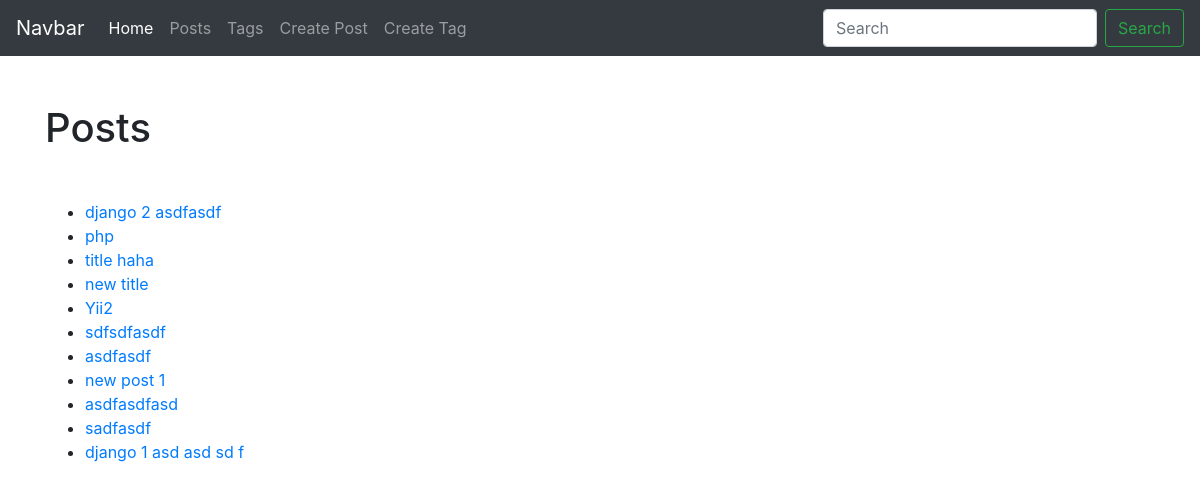
The page /blog/tag/ on the database its author committed.
### blog/models.py (models this page shows, shortened)
class Tag(models.Model):
    title = models.CharField(max_length=50)
    slug = models.CharField(max_length=50, unique=True)
    def get_absolute_url(self):
        return reverse('blog_tag_detail', kwargs={'slug': self.slug})

### blog/views.py (the view)
# urls.py: path('tag/', TagList.as_view(), name='blog_tag_list'),
class TagList(ObjectListMixin, View):
    model = Tag

### blog/utils.py (called while the page is built)
    def get(self, request):
        model_name = self.model.__name__.lower()
        items = self.model.objects.all()
        return render(request, 'blog/{}_list.html'.format(model_name), {'items': items})

### blog/templates/blog/tag_list.html (shortened to what this page needs)
{% extends 'blog/base.html' %}
{% block content %}
<ul>
{% for item in items %}
    <li><a href="{{ item.get_absolute_url }}">{{ item.title }}</a></li>
{% endfor %}
</ul>
{% endblock %}

### rows shown on the page
Tag: title "django 2 asdfasdf"
Tag: title "php"
Tag: title "title haha"
Tag: title "new title"
Tag: title "Yii2"
Tag: title "sdfsdfasdf"
Tag: title "asdfasdf"
Tag: title "new post 1"
Tag: title "asdfasdfasd"
Tag: title "sadfasdf"
Tag: title "django 1 asd asd sd f"
